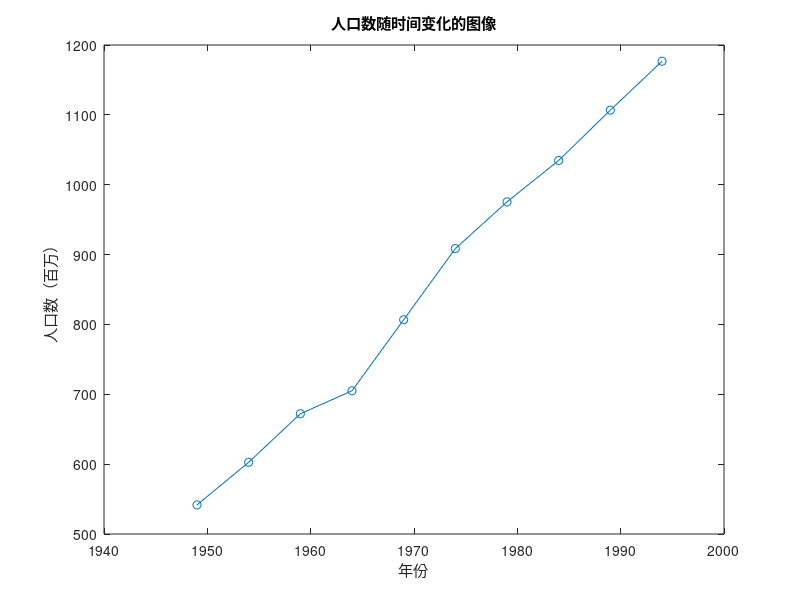

Reproduce this figure in MATLAB. (Note: this script raises an error after producing the figure.)
clear; close all; clc; 
% 输入数据
t = [1949, 1954, 1959, 1964, 1969, 1974, 1979, 1984, 1989, 1994];
p = [541.65, 602.67, 672.1, 704.99, 806.71, 908.59, 975.42, 1034.75, 1106.76, 1176.74];

% 绘制人口数随时间变化的图像
plot(t, p, 'o-')
xlabel('年份')
ylabel('人口数（百万）')
title('人口数随时间变化的图像')
grid on  // 打开网格
% 多项式拟合
pfit = polyfit(t, p, 1);

% 输出拟合结果
disp('拟合结果：')
disp(['y = ' num2str(pfit(1)) 'x + ' num2str(pfit(2))])

% 使用拟合结果估算 1999 年的人口数
p1999 = polyval(pfit, 1999);
disp(['1999 年的人口数估计为：' num2str(p1999)])

%%
clear; close all; clc;

% 输入数据
x = [1, 2, 4, 7, 9, 12, 13, 15, 17];
y = [1.5, 3.9, 6.6, 11.7, 15.6, 18.8, 19.6, 20.6, 21.1];

% 进行3次多项式拟合
p3 = polyfit(x, y, 3);
yfit3 = polyval(p3, x);
% 绘制拟合曲线
plot(x, y, 'o', x, yfit3, '-')
legend('原始数据', '3次拟合曲线')

% 进行5次多项式拟合
p5 = polyfit(x, y, 5);
yfit5 = polyval(p5, x);
% 绘制拟合曲线
figure
plot(x, y, 'o', x, yfit5, '-')
legend('原始数据', '5次拟合曲线')

%%
clear; close all; clc;
% 定义拟合函数
f = @(x) sin(x);

%这个是MATLAB中的函数句柄（Function Handle），可以将一个函数赋值给一个变量，以便在程序中方便地调用这个函数。
%在这个例子中，@符号后面的x表示这个函数的自变量，即输入的变量，而函数体sin(x)表示函数对输入变量的处理过程，即求x的正弦值。
%将这个函数句柄赋值给f变量，就可以通过f(x)来调用这个函数，例如f(pi/2)就相当于sin(pi/2)，返回结果为1。

% 定义拟合数据点的x坐标和y坐标
n = 100; % 采样点个数
x = linspace(0, pi/2, n);
y = f(x);

% 进行5阶多项式拟合
m = 5; % 多项式阶数
A = zeros(n, m+1);
for i = 1:n
    A(i, :) = [1, x(i), x(i)^2, x(i)^3, x(i)^4, x(i)^5];
end
p = A \ y'; % 使用“\”运算符求解线性方程组

% 绘制拟合曲线和原始数据
plot(x, y, '.', x, polyval(p, x), '-')
legend('原始数据', '拟合曲线')

%% 
clear; close all; clc;
x = [0 0.5 1 1.5 2 2.5];
y = [2.0 1.0 0.9 0.6 0.4 0.3];
scatter(x, y, 'filled');

%数据大致呈现出一条下降的直线趋势，因此可以考虑使用一次函数进行拟合，即拟合直线方程 y = kx + b

x = [0 0.5 1 1.5 2 2.5];
y = [2.0 1.0 0.9 0.6 0.4 0.3];

n = length(x); % 数据个数
A = [x' ones(n, 1)]; % 构造系数矩阵
b = y'; % 构造常数项向量

% 使用最小二乘法求解拟合直线方程的系数
coefficients = inv(A' * A) * A' * b;

% 输出拟合直线方程的系数
fprintf('拟合直线方程为: y = %.2f x + %.2f\n', coefficients(1), coefficients(2));

% 绘制拟合直线图像
xx = linspace(0, 3);
yy = coefficients(1) * xx + coefficients(2);
hold on;
plot(xx, yy, 'r');
legend('原始数据', '拟合直线');



